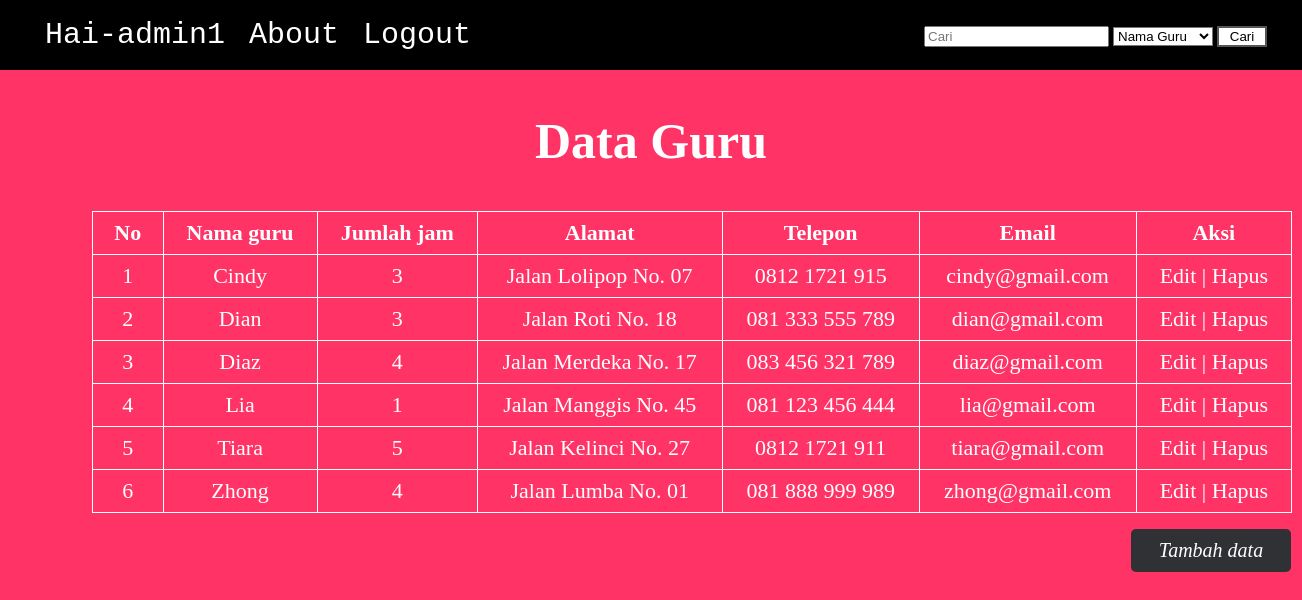
Page /guru/read.php (signed in) on the committed database.
### tables this page shows
CREATE TABLE `t_guru` (
  `kode_guru` int(3) NOT NULL,
  `nama_guru` varchar(100) DEFAULT NULL,
  `jumlah_jam` int(2) DEFAULT NULL,
  `alamat` text,
  `telp` varchar(15) DEFAULT NULL,
  `email` varchar(50) DEFAULT NULL
);

### guru/read.php (the view, shortened to what this page needs)
<?php
include '../connect.php';
  $username = $_SESSION['t_user'];
  $query = "SELECT * FROM t_guru
            ORDER BY nama_guru";
  $result = mysqli_query($connect,$query);
  $num = mysqli_num_rows($result);
 ?>
<!DOCTYPE html>
<html>
  <head>
  </head>
  <body>
        <header>
            <div class="wrapper">
              <div id="pilihan">
              <nav>
                <ul>
                  <li class="dropdown">
                      <a href="#" class="dropbtn"> Hai-<?php echo $username; ?> </a>
                  </li>
                  <li class="dropdown">
                      <a href="javascript:void(0)" class="dropbtn"> About </a>
                  </li>
                  <li class="dropdown">
                      <a href="../login/logout.php" class="dropbtn"> Logout </a>
                  </li>
                </ul>
              </nav>
            </div>
            <div class="cari">
            <form action="search.php" method="get">
            <input type="search" name="cari" placeholder="Cari" id="src">
            <select name="kategori" id="drop" >
            <option value="nama_guru"> Nama Guru </option>
            </select>
            <input type="submit" class="button1" id="src" value="Cari" onclick="return validasiSearch()">
            </form>
            </div>
            </div>
        </header>
    <table border='1' class="table1">
      <h2> Data Guru </h2>
      <tr>
        <th> No </th>
        <th> Nama guru </th>
        <th> Jumlah jam </th>
        <th> Alamat </th>
        <th> Telepon </th>
        <th> Email </th>
        <th> Aksi </th>
      </tr>
      <?php
        if ($num > 0)
        {
          $no = 1;
          while ($data = mysqli_fetch_assoc($result))
          {
            echo "<tr>";
            echo "<td>" . $no . "</td>";
            echo "<td>" . $data['nama_guru'] . "</td>";
            echo "<td>" . $data['jumlah_jam'] . "</td>";
            echo "<td>" . $data['alamat'] . "</td>";
            echo "<td>" . $data['telp'] . "</td>";
            echo "<td>" . $data['email'] . "</td>";
            echo "<td> <a href ='form-update.php?kode_guru=" . $data['kode_guru'] . "'> Edit </a> | ";
            echo "<a href ='delete.php?kode_guru=" . $data['kode_guru'] . "' onclick='return confirm(\"Apakah Anda yakin ingin menghapus data?\")'> Hapus </a> </td>";
            echo "</tr>";
            $no++;
          }
        }
        else
        {
          echo "<td colspan='3> Tidak ada data </td>";
        }
       ?>
    </table>
    <p>
    <button class="button" style="vertical-align:middle">
      <span>
        <a href="form-create.php"> Tambah data </a>
      </span>
    </button>
    </p>
  </body>
</html>

### guru/read.php (style rules this page uses)
body { margin: 0; padding: 0; background-color: #ff3366; }
h2 { font-family: Footlight MT Light; text-align: center; font-size: 50px; color: white; }
.table1 { font-family: Tekton Pro; font-size: 22px; color: white; border-collapse: collapse; margin-left: 92px; width: 1200px; height: 250px; text-align: center; border-collapse: collapse; }
.table1, th, td { border: 1.5px solid white; padding: 8px 20px; }
header { background-color: #000; padding: 8px 0; overflow: hidden; padding-left: 35px; padding-right: 35px; }
nav a { font-family: monospace; font-size: 30px; text-decoration: none; color: white; }
li { display: inline-block; padding: 10px; }
ul { list-style-type: none; margin: 0; padding: 0; overflow: hidden; background-color: #000; }
li a, .dropbtn { display: inline-block; color: white; text-align: center; text-decoration: none; }
li.dropdown { display: inline-block; }
form { float: right; padding-top: 18px; }
.button1 { background-color: white; color: black; border: 2px solid #555555; width: 50px; }
#pilihan { float: left; }
#drop { width: 100px; background-color: white; color: black; }
td a { color: white; text-decoration: none; }
.button { display: inline-block; border-radius: 5px; background-color: #303135; border: none; color: #FFFFFF; text-align: center; font-size: 20px; padding: 10px; width: 160px; transition: all 0.5s; cursor: pointer; margin-left: 1131px; font-style: italic; font-family: serif; }
.button span { cursor: pointer; display: inline-block; position: relative; transition: 0.5s; }
.button span:after { content: '\00bb'; position: absolute; opacity: 0; top: 0; right: -20px; transition: 0.5s; }
.button a { text-decoration: none; color: white; }

### rows in the picture
t_guru: nama_guru "Cindy", jumlah_jam "3", alamat "Jalan Lolipop No. 07", telp "0812 1721 915", email "cindy@gmail.com"
t_guru: nama_guru "Dian", jumlah_jam "3", alamat "Jalan Roti No. 18", telp "081 333 555 789", email "dian@gmail.com"
t_guru: nama_guru "Diaz", jumlah_jam "4", alamat "Jalan Merdeka No. 17", telp "083 456 321 789", email "diaz@gmail.com"
t_guru: nama_guru "Lia", jumlah_jam "1", alamat "Jalan Manggis No. 45", telp "081 123 456 444", email "lia@gmail.com"
t_guru: nama_guru "Tiara", jumlah_jam "5", alamat "Jalan Kelinci No. 27", telp "0812 1721 911", email "tiara@gmail.com"
t_guru: nama_guru "Zhong", jumlah_jam "4", alamat "Jalan Lumba No. 01", telp "081 888 999 989", email "zhong@gmail.com"

### other values in the picture
$username "admin1"
